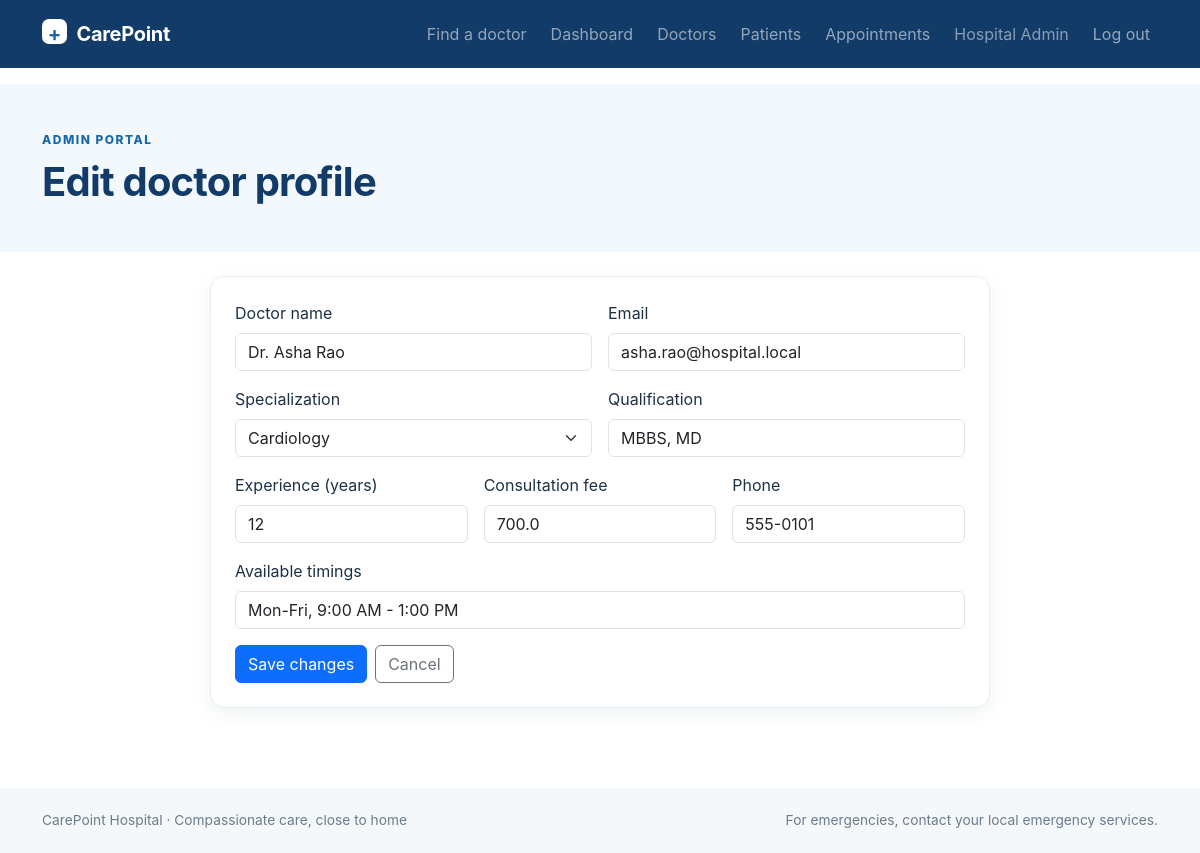
Page /admin/doctors/1/edit (signed in) on the committed database.
### tables this page shows
CREATE TABLE users (
            id INTEGER PRIMARY KEY AUTOINCREMENT,
            name TEXT NOT NULL,
            email TEXT NOT NULL UNIQUE COLLATE NOCASE,
            password_hash TEXT NOT NULL,
            role TEXT NOT NULL CHECK (role IN ('admin', 'doctor', 'patient')),
            created_at TEXT NOT NULL DEFAULT CURRENT_TIMESTAMP
        );

CREATE TABLE specializations (
            id INTEGER PRIMARY KEY AUTOINCREMENT,
            name TEXT NOT NULL UNIQUE
        );

CREATE TABLE doctors (
            id INTEGER PRIMARY KEY AUTOINCREMENT,
            user_id INTEGER UNIQUE REFERENCES users(id) ON DELETE SET NULL,
            specialization_id INTEGER NOT NULL REFERENCES specializations(id),
            qualification TEXT NOT NULL,
            experience INTEGER NOT NULL CHECK (experience >= 0),
            fee REAL NOT NULL CHECK (fee >= 0),
            phone TEXT NOT NULL,
            timings TEXT NOT NULL
        );

### app.py (the view, shortened to what this page needs)
@app.route("/admin/doctors/<int:doctor_id>/edit", methods=["GET", "POST"])
@roles_required("admin")
def edit_doctor(doctor_id):
    db = db_connection()
    doctor = db.execute(
        """SELECT d.*, u.name, u.email, s.name AS specialization FROM doctors d
           JOIN users u ON u.id = d.user_id JOIN specializations s ON s.id = d.specialization_id
           WHERE d.id = ?""",
        (doctor_id,),
    ).fetchone()
    if not doctor:
        abort(404)
    return render_template("edit_doctor.html", doctor=doctor, specializations=SPECIALIZATIONS)

### app.py (called while the page is built)
@app.before_request
def load_user():
    g.user = None
    if session.get("user_id"):
        g.user = db_connection().execute(
            "SELECT id, name, email, role FROM users WHERE id = ?",
            (session["user_id"],),
        ).fetchone()

def db_connection():
    if not hasattr(g, "_database"):
        g._database = get_db()
    return g._database

@app.context_processor
def template_context():
    return {"today": date.today().isoformat()}

def login_required(view):
    @wraps(view)
    def wrapped(*args, **kwargs):
        if not g.user:
            flash("Please log in to continue.", "warning")
            return redirect(url_for("login"))
        return view(*args, **kwargs)
    return wrapped

def roles_required(*roles):
    def decorator(view):
        @wraps(view)
        @login_required
        def wrapped(*args, **kwargs):
            if g.user["role"] not in roles:
                abort(403)
            return view(*args, **kwargs)
        return wrapped
    return decorator

### database.py (called while the page is built)
def get_db():
    connection = sqlite3.connect(DATABASE)
    connection.row_factory = sqlite3.Row
    connection.execute("PRAGMA foreign_keys = ON")
    return connection

### templates/edit_doctor.html (shortened to what this page needs)
{% extends "base.html" %}
{% block content %}
<section class="page-heading"><div class="container"><span class="eyebrow">ADMIN PORTAL</span><h1 class="display-6 fw-bold mt-2">Edit doctor profile</h1></div></section>
<section class="container section-space pt-4"><div class="panel-card form-panel">
  <form method="post" class="row g-3">
    <div class="col-md-6"><label class="form-label">Doctor name</label><input class="form-control" name="name" value="{{ doctor.name }}" required></div>
    <div class="col-md-6"><label class="form-label">Email</label><input class="form-control" name="email" type="email" value="{{ doctor.email }}" required></div>
    <div class="col-md-6"><label class="form-label">Specialization</label><select class="form-select" name="specialization">{% for item in specializations %}<option {% if item == doctor.specialization %}selected{% endif %}>{{ item }}</option>{% endfor %}</select></div>
    <div class="col-md-6"><label class="form-label">Qualification</label><input class="form-control" name="qualification" value="{{ doctor.qualification }}" required></div>
    <div class="col-md-4"><label class="form-label">Experience (years)</label><input class="form-control" name="experience" type="number" min="0" value="{{ doctor.experience }}" required></div>
    <div class="col-md-4"><label class="form-label">Consultation fee</label><input class="form-control" name="fee" type="number" min="0" step="1" value="{{ doctor.fee }}" required></div>
    <div class="col-md-4"><label class="form-label">Phone</label><input class="form-control" name="phone" value="{{ doctor.phone }}" required></div>
    <div class="col-12"><label class="form-label">Available timings</label><input class="form-control" name="timings" value="{{ doctor.timings }}" required></div>
    <div class="col-12 d-flex gap-2"><button class="btn btn-primary">Save changes</button><a class="btn btn-outline-secondary" href="{{ url_for('manage_doctors') }}">Cancel</a></div>
  </form>
</div></section>
{% endblock %}

### templates/base.html (shortened to what this page needs)
<!doctype html>
<html lang="en">
<head>
  <link href="https://cdn.jsdelivr.net/npm/bootstrap@5.3.3/dist/css/bootstrap.min.css" rel="stylesheet">
  <link href="{{ url_for('static', filename='style.css') }}" rel="stylesheet">
</head>
<body>
<nav class="navbar navbar-expand-lg navbar-dark nav-hospital">
  <div class="container">
    <a class="navbar-brand fw-bold" href="{{ url_for('home') }}"><span class="brand-mark">+</span> CarePoint</a>
    <div class="collapse navbar-collapse" id="navMenu">
      <ul class="navbar-nav ms-auto align-items-lg-center gap-lg-2">
        <li class="nav-item"><a class="nav-link" href="{{ url_for('doctors') }}">Find a doctor</a></li>
        {% if g.user %}
          {% if g.user.role == 'patient' %}
            <li class="nav-item"><a class="nav-link" href="{{ url_for('my_appointments') }}">My appointments</a></li>
            <li class="nav-item"><a class="btn btn-sm btn-light text-primary fw-semibold px-3" href="{{ url_for('book_appointment') }}">Book appointment</a></li>
          {% elif g.user.role == 'admin' %}
            <li class="nav-item"><a class="nav-link" href="{{ url_for('dashboard') }}">Dashboard</a></li>
            <li class="nav-item"><a class="nav-link" href="{{ url_for('manage_doctors') }}">Doctors</a></li>
            <li class="nav-item"><a class="nav-link" href="{{ url_for('manage_patients') }}">Patients</a></li>
            <li class="nav-item"><a class="nav-link" href="{{ url_for('manage_appointments') }}">Appointments</a></li>
          {% else %}
            <li class="nav-item"><a class="nav-link" href="{{ url_for('dashboard') }}">Doctor dashboard</a></li>
          {% endif %}
          <li class="nav-item"><span class="nav-link text-white-50">{{ g.user.name }}</span></li>
          <li class="nav-item"><a class="nav-link" href="{{ url_for('logout') }}">Log out</a></li>
        {% else %}
          <li class="nav-item"><a class="nav-link" href="{{ url_for('login') }}">Log in</a></li>
          <li class="nav-item"><a class="btn btn-sm btn-light text-primary fw-semibold px-3" href="{{ url_for('register') }}">Create account</a></li>
        {% endif %}
      </ul>
    </div>
  </div>
</nav>
<main>
  <div class="container pt-3">
  </div>
  {% block content %}{% endblock %}
</main>
<footer class="footer mt-5">
  <div class="container d-flex flex-column flex-md-row justify-content-between gap-2">
    <span>CarePoint Hospital · Compassionate care, close to home</span>
    <span>For emergencies, contact your local emergency services.</span>
  </div>
</footer>
</body>
</html>

### static/style.css (style rules this page uses)
:root { --navy: #123b68; --blue: #1769aa; --light-blue: #eaf4fb; --ink: #1d3145; --muted: #647789; }
body { color: var(--ink); background: #fff; font-family: Inter, "Segoe UI", Arial, sans-serif; }
a { color: var(--blue); }
.nav-hospital { background: var(--navy); min-height: 68px; }
.navbar-brand { letter-spacing: -.3px; }
.brand-mark { display: inline-grid; place-items: center; background: #fff; color: var(--blue); width: 25px; height: 25px; border-radius: 7px; margin-right: 5px; }
.eyebrow { color: var(--blue); font-size: .75rem; font-weight: 800; letter-spacing: 1.5px; }
.section-space { padding-top: 64px; padding-bottom: 32px; }
.doctor-card, .panel-card { border: 1px solid #e4edf3; border-radius: 14px; box-shadow: 0 5px 20px #173c5710; }
.footer { background: #f5f8fa; color: #6a7d8d; padding: 22px 0; font-size: .86rem; }
.page-heading { background: #f3f8fc; padding: 42px 0 38px; }
.page-heading h1 { color: var(--navy); letter-spacing: -.8px; }
.panel-card { background: #fff; padding: 24px; }
.form-panel { max-width: 780px; margin: auto; }

### rows in the picture
users: user.name "Hospital Admin"
users: name "Dr. Asha Rao", email "asha.rao@hospital.local"
specializations: specialization "Cardiology"
doctors: qualification "MBBS, MD", experience "12", fee "700.0", phone "555-0101", timings "Mon-Fri, 9:00 AM - 1:00 PM"
